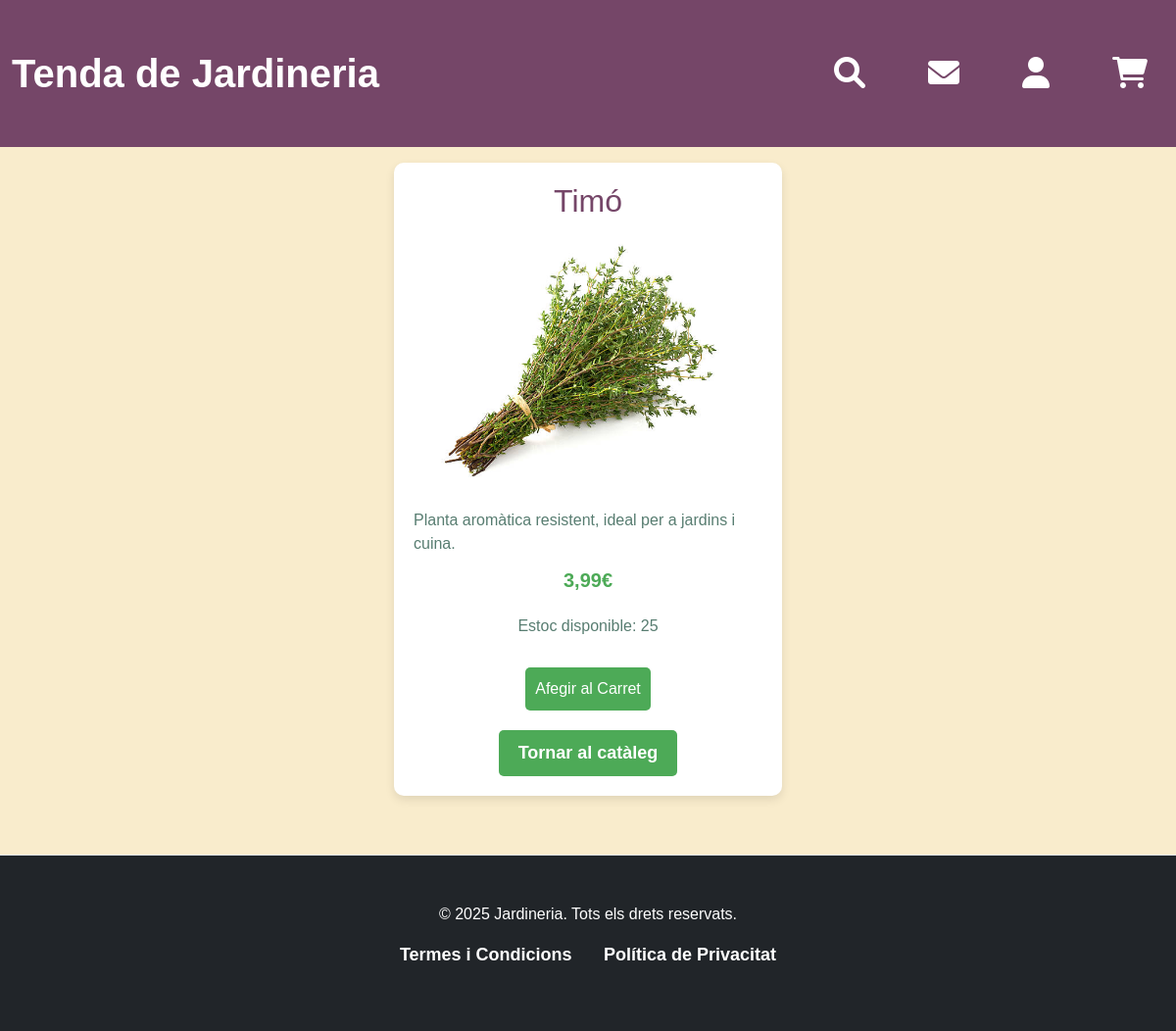
Screenshot of /public/productes/show.php?id=23 with the database file from the repository.
### tables this page shows
CREATE TABLE `productes` (
  `id` int(11) NOT NULL,
  `nom` varchar(255) NOT NULL,
  `descripcio` text NOT NULL,
  `preu` decimal(10,2) NOT NULL CHECK (`preu` >= 0),
  `estoc` int(11) NOT NULL CHECK (`estoc` >= 0),
  `categoria` enum('Plantes i llavors','Terra i adobs','Ferramentes','Prueba 1') DEFAULT NULL,
  `imatge` varchar(255) DEFAULT NULL,
  `detalls` varchar(200) DEFAULT NULL
);

### app/Core/Response.php (called while the page is built, shortened)
<?php
class Response
{
    public static function view(string $view, array $data = []): void
    {
        try {
            extract($data);
            $content = self::loadView($view, $data);
        } catch (\Throwable $e) {
            Debug::log("ERROR in view rendering: " . $e->getMessage());
            Debug::log("Stack trace: " . $e->getTraceAsString());
            throw $e;
        }
    }
    public static function loadView(string $view, array $data = []): string
    {
        try {
            $filePath = self::getViewPath($view);
            extract($data);
            require $filePath;
            $html = ob_get_clean();
            return $html;
        } catch (\Throwable $e) {
            if (ob_get_level() > 0) {
                ob_end_clean();
            }
            Debug::log("ERROR in loadView: " . $e->getMessage());
            Debug::log("Stack trace: " . $e->getTraceAsString());
            throw $e;
        }
    }
    private static function getViewPath(string $view): string
    {
        $ds = DIRECTORY_SEPARATOR;
        if (function_exists('project_path')) {
            $basePath = project_path("resources{$ds}views{$ds}");
        } else {
            $basePath = dirname(__DIR__, 2) . "{$ds}resources{$ds}views{$ds}";
        }
        $viewPath = str_replace('.', $ds, $view);
        $phpPath = $basePath . "{$viewPath}.php";
        if (file_exists($phpPath)) {
            return $phpPath;
        }
        throw new \RuntimeException("La vista '{$view}' no fue encontrada.");
    }
}

### app/Core/helpers.php (called while the page is built, shortened)
<?php
function view(string $view, array $data = []): void
{
    try {
        Response::view($view, $data);
    } catch (\Throwable $e) {
        if (class_exists('\\App\\Core\\Debug')) {
            \App\Core\Debug::log("ERROR in helper view(): " . $e->getMessage());
            \App\Core\Debug::log("Stack trace: " . $e->getTraceAsString());
        }
        throw $e;
    }
}
function imageUrl(?string $imageName, int $width = 300, int $height = 300): string
{
    $imagePath = project_path('public/images/' . $imageName);
    if (file_exists($imagePath)) {
        return BASE_URL . '/images/' . $imageName;
    }
    return "/placeholder.svg?height={$height}&width={$width}";
}
function project_path(string $path = ''): string
{
    $rootDir = null;
    if (basename(dirname(__DIR__)) === 'app' && basename(__DIR__) === 'Core') {
        $rootDir = dirname(__DIR__, 2);
    }
    elseif (basename(__DIR__) === 'public') {
        $rootDir = dirname(__DIR__);
    }
    elseif (basename(__DIR__) === 'bootstrap') {
        $rootDir = dirname(__DIR__);
    }
    elseif (defined('PROJECT_ROOT')) {
        $rootDir = PROJECT_ROOT;
    }
    $rootDir = str_replace('\\', '/', $rootDir);
    $path = str_replace('\\', '/', $path);
    $fullPath = $rootDir . ($path ? '/' . ltrim($path, '/') : '');
    return $fullPath;
}

### app/Http/Controllers/ProducteController.php (called while the page is built, shortened)
<?php
class ProducteController {
    public function show(string $id)
    {
        $producte = Producte::findOrFail($id);
        view('productes.show', compact('producte'));
    }
}

### public/productes/show.php (called while the page is built, shortened)
<?php
require_once __DIR__ . '/../../app/Http/Controllers/ProducteController.php';
try {
    $id = (new Request())->id;
    (new ProducteController())->show($id);
} catch (Throwable $e) {
    ErrorHandler::handle($e);
}

### app/Core/Model.php (called while the page is built, shortened)
<?php
class Model
{
    protected static string $table;
    protected static array $fillable;
    protected static array $aggregates;
    protected static array $pivots;
    protected static array $relations;
    protected array $attributes = [];
    public function __get($property)
    {
        if (property_exists($this, $property)) {
            return $this->$property;
        }
        if (array_key_exists($property, $this->attributes)) {
            return $this->attributes[$property];
        }
        return null;
    }
    public function __set($property, $value)
    {
        if ($property === 'id') {
            $this->$property = (int) $value;
        } elseif (
            in_array($property, static::$fillable ?? []) ||
            in_array($property, static::$relations ?? []) ||
            in_array($property, static::$aggregates ?? []) ||
            in_array($property, static::$pivots ?? [])
        ) {
            $this->attributes[$property] = $value;
        } else {
            throw new \RuntimeException("La propiedad '$property' no está permitida en el modelo.");
        }
    }
    public static function find(int $id): ?static
    {
        $sql = "SELECT * FROM " . static::$table . " WHERE id = :id";
        $params = [':id' => $id];
        return DB::selectOne(static::class, $sql, $params);
    }
    public static function findOrFail(int $id): static
    {
        $model = self::find($id);
        return $model;
    }
}

### app/Core/DB.php (called while the page is built, shortened)
<?php
class DB
{
    private static ?PDO $connection = null;
    private static array $config = [];
    public static function connection(): PDO
    {
        if (self::$connection === null) {
            self::$config = require project_path('config/db.php');
            $dsn = "mysql:host=" . self::$config['host'] . ";dbname=" . self::$config['database'] . ";charset=utf8mb4";
            $options = [
                PDO::ATTR_ERRMODE => PDO::ERRMODE_EXCEPTION,
                PDO::ATTR_DEFAULT_FETCH_MODE => PDO::FETCH_ASSOC,
                PDO::ATTR_EMULATE_PREPARES => false,
            ];
            try {
                self::$connection = new PDO($dsn, self::$config['username'], self::$config['password'], $options);
            } catch (PDOException $e) {
                throw new PDOException($e->getMessage(), (int)$e->getCode());
            }
        }
        return self::$connection;
    }
    public static function selectOne(string $class, string $query, array $params = []): ?object
    {
        $stmt = self::prepare($query, $params);
        $stmt->execute();
        $stmt->setFetchMode(PDO::FETCH_CLASS, $class);
        $result = $stmt->fetch();
        return $result === false ? null : $result;
    }
    public static function prepare(string $query, array $params = []): PDOStatement
    {
        $stmt = self::connection()->prepare($query);
        $isAssoc = !empty($params) && array_keys($params) !== range(0, count($params) - 1);
        if ($isAssoc) {
            foreach ($params as $key => $param) {
                $type = match (gettype($param)) {
                    'boolean' => PDO::PARAM_BOOL,
                    'integer' => PDO::PARAM_INT,
                    'NULL' => PDO::PARAM_NULL,
                    default => PDO::PARAM_STR,
                };
                $paramName = (strpos($key, ':') === 0) ? $key : ':' . $key;
                $stmt->bindValue($paramName, $param, $type);
            }
        }
        return $stmt;
    }
}

### app/Core/Debug.php (called while the page is built, shortened)
<?php
class Debug
{
    private static $logFile = null;
    private static $startTime = null;
    private static $memoryUsage = null;
    public static function init(bool $enabled = true): void
    {
        self::$startTime = microtime(true);
        self::$memoryUsage = memory_get_usage();
        if ($enabled) {
            $fallbackLogPath = dirname(__DIR__, 2) . '/logs/debug.log';
            try {
                if (function_exists('project_path')) {
                    self::$logFile = project_path('logs/debug.log');
                } else {
                    self::$logFile = $fallbackLogPath;
                }
            } catch (\Throwable $e) {
                self::$logFile = $fallbackLogPath;
            }
            $logDir = dirname(self::$logFile);
            if (!is_writable($logDir)) {
                self::$logFile = sys_get_temp_dir() . '/intermodular_debug.log';
            }
        }
    }
    public static function log(string $message, array $context = []): void
    {
        if (self::$logFile === null) {
            return;
        }
        $timestamp = date('Y-m-d H:i:s');
        $elapsed = round((microtime(true) - self::$startTime) * 1000, 2);
        $memory = round((memory_get_usage() - self::$memoryUsage) / 1024, 2);
        $backtrace = debug_backtrace(DEBUG_BACKTRACE_IGNORE_ARGS, 2);
        $caller = isset($backtrace[1]) ?
            basename($backtrace[1]['file']) . ':' . $backtrace[1]['line'] :
            'unknown';
        $contextStr = '';
        if (!empty($context)) {
            $contextStr = " | Context: " . json_encode($context, JSON_UNESCAPED_SLASHES);
        }
        $logMessage = "[{$timestamp}] [{$elapsed}ms] [{$memory}KB] [{$caller}] {$message}{$contextStr}\n";
    }
}

### config/db.php (called while the page is built)
<?php
$useLocal = true;
return [
    'host'     => $useLocal ? 'localhost' : 'sql111.infinityfree.com',
    'username' => $useLocal ? 'root' : 'if0_38694634',
    'password' => $useLocal ? '' : 'KiXaOeT1DJ',
    'database' => $useLocal ? 'jardineria' : 'if0_38694634_jardineria',
];

### resources/views/productes/show.php (the view, shortened to what this page needs)
<?php
$id = $_GET['id'] ?? null;
$producte = Producte::find($id);
?>
<div class="product-details">
    <div class="container">
        <h2><?= htmlspecialchars($producte->nom) ?></h2>
        <?php if ($producte->imatge): ?>
            <img src="<?= imageUrl($producte->imatge, 400, 300) ?>" alt="<?= htmlspecialchars($producte->nom) ?>">
        <?php endif; ?>
        <p><?= nl2br(htmlspecialchars($producte->descripcio)) ?></p>
        <p class="price"><?= number_format($producte->preu, 2, ",", ".") ?>€</p>
        <p class="stock">Estoc disponible: <?= number_format($producte->estoc, 0, ",", ".") ?></p>
        <div class="tooltip-container">
            <button onclick="addToCart('<?= addslashes($producte->nom) ?>', <?= $producte->preu ?>, <?= $producte->id ?>, <?= $producte->estoc ?>)">Afegir al Carret</button>
        </div>
        <a href="index.php" class="back-link">Tornar al catàleg</a>
    </div>
</div>

### public/css/styles.css (style rules this page uses)
body { font-family: Arial, sans-serif; background-color: #f9eccc; color: #587d71; margin: 0; padding: 0; }
.container, main { margin-top: 120px; }
.container { width: 90%; max-width: 1200px; margin: 20px auto; display: flex; flex-direction: column; justify-content: center; align-items: center; padding: 20px; }
.container a { text-decoration: none; color: #587d71; padding: 10px; transition: border 0.3s ease-in-out; font-weight: bold; font-size: 18px; }
.tooltip-container { position: relative; display: inline-block; }
button { background-color: #4daa57; color: white; border: none; padding: 10px; border-radius: 5px; cursor: pointer; font-size: 16px; margin-top: 10px; }
.product-details .container { max-width: 800px; margin: 20px auto; padding: 20px; background-color: white; border-radius: 10px; box-shadow: 0px 4px 10px rgba(0, 0, 0, 0.1); }
.product-details .container h2 { color: #754668; margin-bottom: 20px; text-align: center; }
.product-details .container img { width: 100%; height: auto; border-radius: 10px; margin-bottom: 20px; max-width: 400px; display: block; margin-left: auto; margin-right: auto; }
.product-details .container p { font-size: 16px; color: #587d71; margin-bottom: 10px; }
.product-details .container .price { font-size: 20px; font-weight: bold; color: #4daa57; margin-bottom: 20px; }
.product-details .container .stock { font-size: 16px; color: #587d71; margin-bottom: 20px; }
.product-details .container .back-link { display: inline-block; margin-top: 20px; padding: 10px 20px; background-color: #4daa57; color: white; text-decoration: none; border-radius: 5px; transition: background-color 0.3s ease; }

### rows the page displays
productes: nom "Timó", imatge (picture), descripcio "Planta aromàtica resistent, ideal per a jardins i cuina.", preu "3,99", estoc "25"
